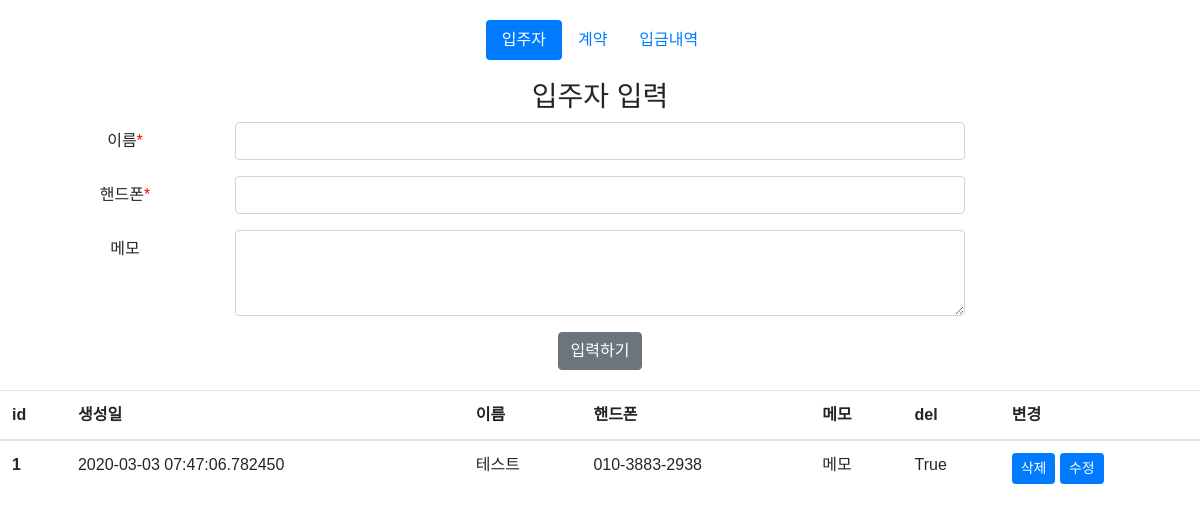
Screenshot of /tenants with the database file from the repository.
### app.py (models this page shows, shortened)
class Tenants(db.Model):
    __tablename__ = 'tenants'
    id = db.Column(db.Integer, primary_key=True)
    name = db.Column(db.String(20), nullable=False, unique=True)
    phone = db.Column(db.String(20), nullable=False)
    memo = db.Column(db.Text)
    created_at = db.Column(db.DateTime, nullable=False)
    delete_col = db.Column(db.Boolean, default=False)
    contracts = db.relationship('Contracts', backref='tenants')
    deposit_history = db.relationship('DepositHistory', backref='tenants')

### app.py (the view)
@app.route('/tenants', methods=['GET', 'POST'])
def tenants():
    if request.method == 'POST':
        tenant_name = request.form['name']
        tenant_phone = request.form['phone']
        tenant_memo = request.form['memo']
        tenant_created_at = datetime.now()+timedelta(hours=9)
        new_tenant = Tenants(name=tenant_name, phone=tenant_phone,
                             memo=tenant_memo, created_at=tenant_created_at)
        try:
            db.session.add(new_tenant)
            db.session.commit()
            return redirect('/tenants')
        except:
            return "new_tenant add error"
    else:
        tenants = Tenants.query.order_by(Tenants.created_at).all()
        return render_template('tenants.html', tenants=tenants)

### templates/tenants.html (shortened to what this page needs)
{% extends 'base.html' %}
{% block body %}
<div class="text-center">
    <h3>입주자 입력</h3>
</div>
<div class="container">
    <form action="/tenants" method="POST">
        <div class="form-group row required">
            <label for="name" class="col-sm-2 col-form-label text-center control-label">이름</label>
            <div class="col-sm-8">
                <input type="text" class="form-control" name="name" id="name" required>
            </div>
        </div>
        <div class="form-group row required">
            <label for="phone" class="col-sm-2 col-form-label text-center control-label">핸드폰</label>
            <div class="col-sm-8">
                <input type="text" class="form-control" name="phone" id="phone" required>
            </div>
        </div>
        <div class="form-group row">
            <label for="memo" class="col-sm-2 col-form-label text-center">메모</label>
            <div class="col-sm-8">
                <textarea class="form-control" name="memo" id="memo" rows="3"></textarea>
            </div>
        </div>
        <div class="text-center">
            <input class="btn btn-secondary" type="submit" value="입력하기">
        </div>
    </form>
</div>
<table class="table">
    <thead>
        <tr>
            <th scope="col">id</th>
            <th scope="col">생성일</th>
            <th scope="col">이름</th>
            <th scope="col">핸드폰</th>
            <th scope="col">메모</th>
            <th scope="col">del</th>
            <th scope="col">변경</th>
        </tr>
    </thead>
    <tbody>
        {% for tenant in tenants %}
        <tr>
            <th scope="row">{{ tenant.id }}</th>
            <td>{{ tenant.created_at }}</td>
            <td>{{ tenant.name }}</td>
            <td>{{ tenant.phone }}</td>
            <td>{{ tenant.memo }}</td>
            <td>{{ tenant.delete_col }}</td>
            <td>
                <a class="btn btn-primary btn-sm" href="/tenants/delete/{{ tenant.id }}" role="button">삭제</a>
                <a class="btn btn-primary btn-sm" href="/tenants/edit/{{ tenant.id }}" role="button">수정</a>
            </td>
        </tr>
        {% endfor %}
    </tbody>
</table>
{% endblock %}

### static/css/main.css (style rules this page uses)
body { font-family: Helvetica; margin-top: 20px; margin-bottom: 20px; }
.required .control-label:after { content: "*"; color: red; }
.table { margin-top: 20px; }

### rows the page displays
Tenants: id "1", created_at "2020-03-03 07:47:06.782450", name "테스트", phone "010-3883-2938", memo "메모", delete_col "True"
